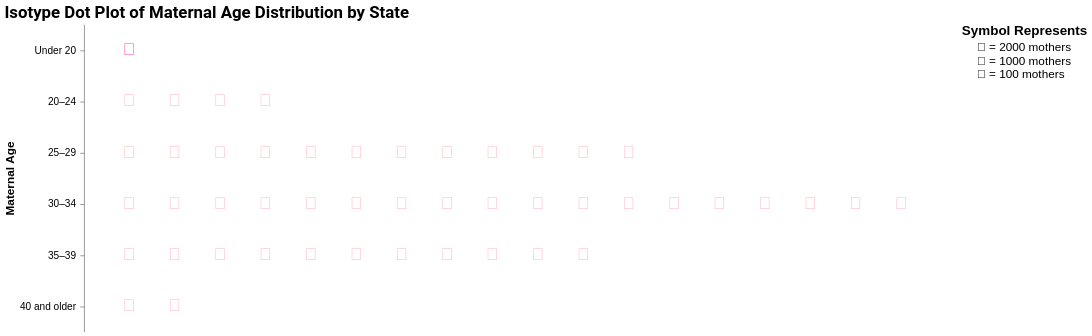

Write the Vega-Lite specification saved for this chart.
### Vega-Lite specification from a JSON file in a GitHub repository (floating-point values rounded to 4 significant figures)
{"$schema": "https://vega.github.io/schema/vega-lite/v5.json", "title": {"text": "Isotype Dot Plot of Maternal Age Distribution by State", "fontSize": 20, "font": "Roboto", "anchor": "start", "color": "black"}, "config": {"view": {"stroke": null}}, "width": 1300, "height": 400, "background": null, "data": {"values": [{"Maternal_age": "Under 20", "State": "NSW", "Number": 1357}, {"Maternal_age": "Under 20", "State": "Vic", "Number": 684}, {"Maternal_age": "Under 20", "State": "Qld", "Number": 1482}, {"Maternal_age": "Under 20", "State": "WA", "Number": 595}, {"Maternal_age": "Under 20", "State": "SA", "Number": 286}, {"Maternal_age": "Under 20", "State": "Tas", "Number": 111}, {"Maternal_age": "Under 20", "State": "ACT", "Number": 53}, {"Maternal_age": "Under 20", "State": "NT", "Number": 201}, {"Maternal_age": "20–24", "State": "NSW", "Number": 8897}, {"Maternal_age": "20–24", "State": "Vic", "Number": 5380}, {"Maternal_age": "20–24", "State": "Qld", "Number": 8178}, {"Maternal_age": "20–24", "State": "WA", "Number": 3456}, {"Maternal_age": "20–24", "State": "SA", "Number": 1932}, {"Maternal_age": "20–24", "State": "Tas", "Number": 800}, {"Maternal_age": "20–24", "State": "ACT", "Number": 386}, {"Maternal_age": "20–24", "State": "NT", "Number": 590}, {"Maternal_age": "25–29", "State": "NSW", "Number": 24142}, {"Maternal_age": "25–29", "State": "Vic", "Number": 18583}, {"Maternal_age": "25–29", "State": "Qld", "Number": 17253}, {"Maternal_age": "25–29", "State": "WA", "Number": 8595}, {"Maternal_age": "25–29", "State": "SA", "Number": 5490}, {"Maternal_age": "25–29", "State": "Tas", "Number": 1762}, {"Maternal_age": "25–29", "State": "ACT", "Number": 1476}, {"Maternal_age": "25–29", "State": "NT", "Number": 999}, {"Maternal_age": "30–34", "State": "NSW", "Number": 36755}, {"Maternal_age": "30–34", "State": "Vic", "Number": 32578}, {"Maternal_age": "30–34", "State": "Qld", "Number": 21349}, {"Maternal_age": "30–34", "State": "WA", "Number": 12834}, {"Maternal_age": "30–34", "State": "SA", "Number": 7390}, {"Maternal_age": "30–34", "State": "Tas", "Number": 2097}, {"Maternal_age": "30–34", "State": "ACT", "Number": 2562}, {"Maternal_age": "30–34", "State": "NT", "Number": 1214}, {"Maternal_age": "35–39", "State": "NSW", "Number": 22080}, {"Maternal_age": "35–39", "State": "Vic", "Number": 19384}, {"Maternal_age": "35–39", "State": "Qld", "Number": 11757}, {"Maternal_age": "35–39", "State": "WA", "Number": 7284}, {"Maternal_age": "35–39", "State": "SA", "Number": 4001}, {"Maternal_age": "35–39", "State": "Tas", "Number": 1044}, {"Maternal_age": "35–39", "State": "ACT", "Number": 1563}, {"Maternal_age": "35–39", "State": "NT", "Number": 645}, {"Maternal_age": "40 and older", "State": "NSW", "Number": 4753}, {"Maternal_age": "40 and older", "State": "Vic", "Number": 4045}, {"Maternal_age": "40 and older", "State": "Qld", "Number": 2433}, {"Maternal_age": "40 and older", "State": "WA", "Number": 1437}, {"Maternal_age": "40 and older", "State": "SA", "Number": 810}, {"Maternal_age": "40 and older", "State": "Tas", "Number": 190}, {"Maternal_age": "40 and older", "State": "ACT", "Number": 312}, {"Maternal_age": "40 and older", "State": "NT", "Number": 133}]}, "transform": [{"filter": "datum.State != 'Not stated' && datum.State != 'Australia'"}, {"filter": {"selection": "StateSelector"}}, {"calculate": "(datum.Number >= 2000) ? 2000 : (datum.Number >= 1000) ? 1000 : (datum.Number >= 100) ? 100 : (datum.Number >= 10) ? 10 : 1", "as": "scalingFactor"}, {"calculate": "ceil(datum.Number / datum.scalingFactor)", "as": "symbolCount"}, {"calculate": "sequence(1, datum.symbolCount, 1)", "as": "symbolArray"}, {"flatten": ["symbolArray"]}, {"calculate": "datum.symbolArray - 1", "as": "symbolIndex"}, {"calculate": "datum.symbolIndex", "as": "col"}, {"calculate": "(datum.scalingFactor == 2000) ? '🤰' : (datum.scalingFactor == 1000) ? '👩' : (datum.scalingFactor == 100) ? '👧' : '👶'", "as": "emoji"}], "selection": {"StateSelector": {"type": "single", "fields": ["State"], "bind": {"input": "select", "options": ["NSW", "Vic", "Qld", "WA", "SA", "Tas", "ACT", "NT"], "name": "Select a State: "}, "init": {"State": "NSW"}}}, "mark": {"type": "text", "baseline": "middle", "align": "center"}, "encoding": {"y": {"field": "Maternal_age", "type": "ordinal", "axis": {"title": "Maternal Age", "labelFontSize": 12, "labelPadding": 5, "titleFontSize": 14}, "sort": ["Under 20", "20–24", "25–29", "30–34", "35–39", "40 and older"]}, "x": {"field": "col", "type": "ordinal", "axis": null, "scale": {"padding": 1}}, "text": {"field": "emoji"}, "size": {"value": 20}, "tooltip": [{"field": "Number", "type": "quantitative", "title": "Number of Mothers"}, {"field": "scalingFactor", "type": "quantitative", "title": "Each Symbol Represents"}, {"field": "Maternal_age", "type": "nominal", "title": "Maternal Age"}, {"field": "State", "type": "nominal", "title": "State"}], "color": {"field": "scalingFactor", "type": "nominal", "scale": {"domain": [2000, 1000, 100], "range": ["#FFC0CB", "#FF69B4", "#FF1493"]}, "legend": {"title": "Symbol Represents", "symbolStrokeColor": null, "symbolSize": 0, "labelExpr": "datum.label == 2000 ? '🤰 = 2000 mothers' : datum.label == 1000 ? '👩 = 1000 mothers' : '👧 = 100 mothers'", "labelFontSize": 14, "titleFontSize": 16}}}, "autosize": {"type": "fit", "contains": "padding"}}
